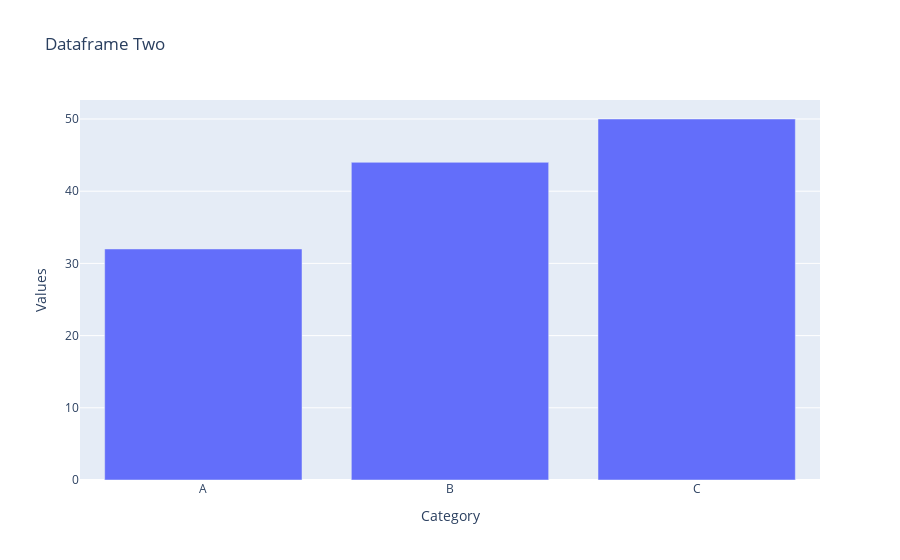

Write notebook code for a chart like this one.
### Code cell
# Alternative method: px.bar()
fig = px.bar(df2, x="Category", y="Values", title="Dataframe Two")
fig.show()

### Figure 1 — Plotly figure (JSON) as saved in the notebook; plotly's stock layout.template omitted (floating-point values rounded to 4 significant figures)
{"data": [{"alignmentgroup": "True", "hovertemplate": "Category=%{x}<br>Values=%{y}<extra></extra>", "legendgroup": "", "marker": {"color": "#636efa", "pattern": {"shape": ""}}, "name": "", "offsetgroup": "", "orientation": "v", "showlegend": false, "textposition": "auto", "type": "bar", "x": ["A", "B", "C"], "xaxis": "x", "y": [32, 44, 50], "yaxis": "y"}], "layout": {"barmode": "relative", "legend": {"tracegroupgap": 0}, "title": {"text": "Dataframe Two"}, "xaxis": {"anchor": "y", "domain": [0, 1], "title": {"text": "Category"}}, "yaxis": {"anchor": "x", "domain": [0, 1], "title": {"text": "Values"}}}}
